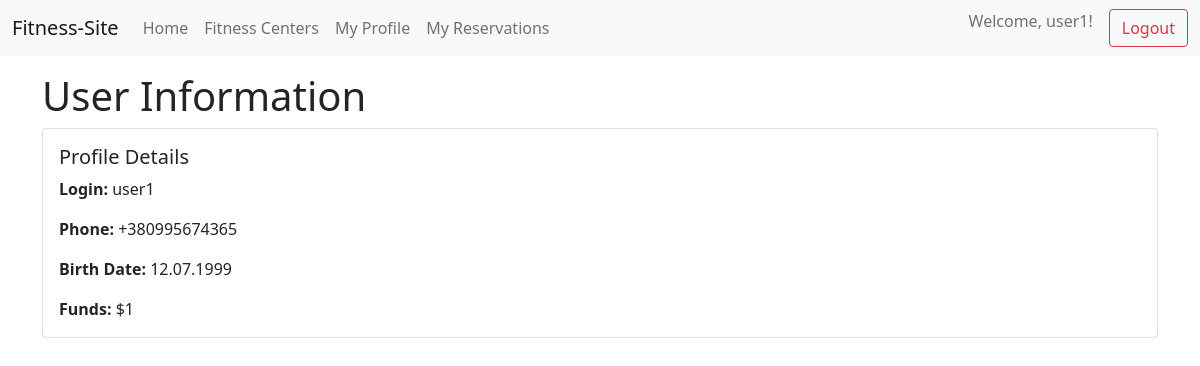
/user (signed in), run on the app's committed database.
### tables this page shows
CREATE TABLE "user" (
	"id"	INTEGER NOT NULL UNIQUE,
	"funds"	INTEGER NOT NULL DEFAULT 0,
	"login"	TEXT NOT NULL UNIQUE,
	"password"	TEXT NOT NULL,
	"birth_date"	TEXT NOT NULL,
	"phone"	TEXT NOT NULL,
	PRIMARY KEY("id" AUTOINCREMENT)
);

### main.py (the view)
@app.route('/user', methods=['GET', 'POST'])
@login_required
def user_info():
    user_id = session.get('user_id')
    if request.method == 'GET':
        with SQLiteDatabase('db.db') as db:
            res = db.fetch("user", {'id': user_id}, ["login", "phone", "birth_date", "funds"],
                           fetch_all=False)
        return render_template('user_info.html', user_info=res, user_login=session.get('user_login'))
    if request.method == 'POST':
        return f'change user info'

### main.py (called while the page is built)
def login_required(func):
    @wraps(func)
    def wr1(*args, **kwargs):
        if session.get('user_id') is None:
            return redirect('/login')
        results = func(*args, **kwargs)
        return results
    return wr1

### utils.py (called while the page is built)
def dict_factory(cursor, row):
    d = {}
    for idx, col in enumerate(cursor.description):
        d[col[0]] = row[idx]
    return d

    def __enter__(self):
        self.connection = sqlite3.connect(self.db_path)
        self.connection.row_factory = dict_factory
        return self

    def __exit__(self, exc_type, exc_val, exc_tb):
        if self.connection:
            self.connection.close()

### templates/user_info.html
{% extends 'base.html' %}
{% block content %}
<h1>User Information</h1>
<div class="card">
  <div class="card-body">
    <h5 class="card-title">Profile Details</h5>
    <p class="card-text">
        <strong>Login:</strong> {{ user_info.login }}
    </p>
    <p class="card-text">
        <strong>Phone:</strong> {{ user_info.phone }}
    </p>
    <p class="card-text">
        <strong>Birth Date:</strong> {{ user_info.birth_date }}
    </p>
    <p class="card-text">
        <strong>Funds:</strong> ${{ user_info.funds }}
    </p>
  </div>
</div>
{% endblock %}

### templates/base.html (shortened to what this page needs)
<!DOCTYPE html>
<html lang="en">
<head>
    <link href="https://cdn.jsdelivr.net/npm/bootstrap@5.1.3/dist/css/bootstrap.min.css" rel="stylesheet">
</head>
<body>
    <nav class="navbar navbar-expand-lg navbar-light bg-light">
        <div class="container-fluid">
            <a class="navbar-brand" href="/">Fitness-Site</a>
            <div class="collapse navbar-collapse" id="navbarNav">
                <ul class="navbar-nav me-auto mb-2 mb-lg-0">
                    <li class="nav-item">
                        <a class="nav-link" href="/">Home</a>
                    </li>
                    <li class="nav-item">
                        <a class="nav-link" href="/fitness_centers">Fitness Centers</a>
                    </li>
                    {% if user_login %}
                    <li class="nav-item"><a class="nav-link" href="/user">My Profile</a></li>
                    <li class="nav-item"><a class="nav-link" href="/user/reservations">My Reservations</a></li>
                    {% endif %}
                </ul>
                <ul class="navbar-nav ms-auto">
                    {% if not user_login %}
                    <li class="nav-item"><button class="btn btn-outline-success me-2" type="button" onclick="location.href='/login'">Login</button></li>
                    <li class="nav-item"><button class="btn btn-outline-primary" type="button" onclick="location.href='/register'">Register</button></li>
                    {% else %}
                    <li class="nav-item"><span class="navbar-text">Welcome, {{ user_login }}!</span></li>
                    <li class="nav-item"><button class="btn btn-outline-danger ms-3" type="button" onclick="location.href='/logout'">Logout</button></li>
                    {% endif %}
                </ul>
            </div>
        </div>
    </nav>
    <div class="container mt-3">
        {% block content %}{% endblock %}
    </div>
</body>
</html>

### data on the page
user: login "user1", phone "+380995674365", birth_date "12.07.1999", funds "1"
